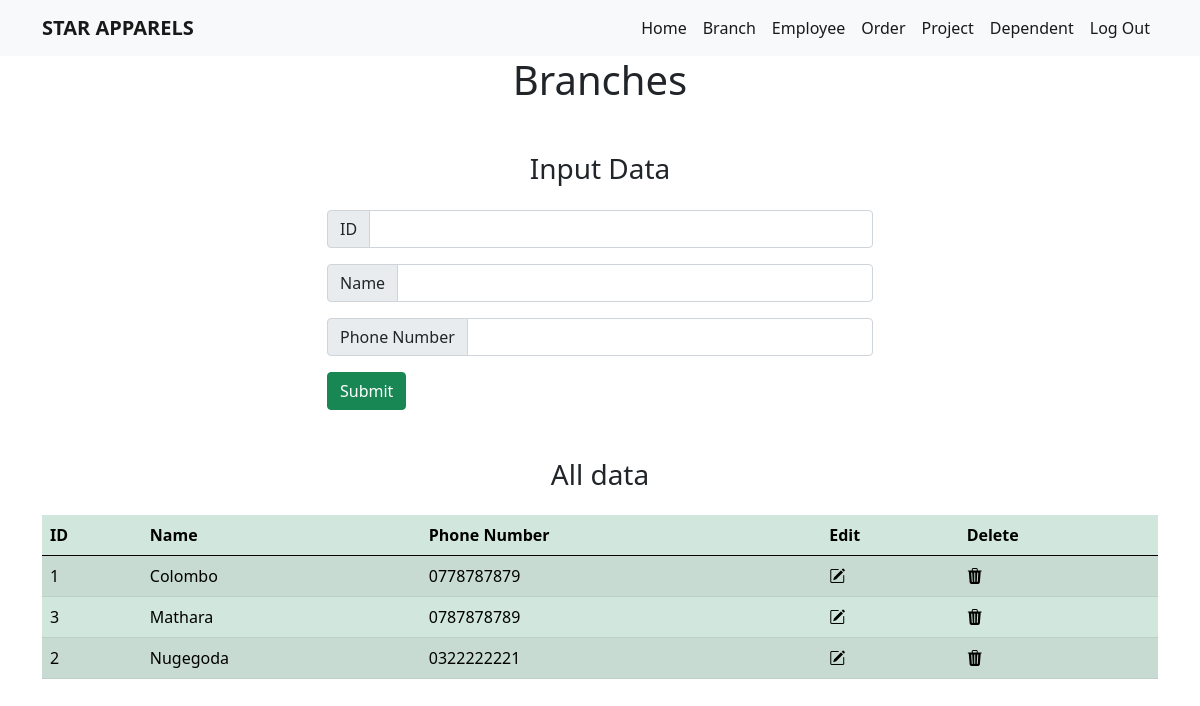
Screenshot of /branch.php (signed in) with the database file from the repository.
### tables this page shows
CREATE TABLE `branch` (
  `BranchName` varchar(255) NOT NULL,
  `BranchID` int(11) DEFAULT NULL,
  `PhoneNumber` varchar(20) DEFAULT NULL
);

### branch.php (the view, shortened to what this page needs)
<?php
include 'header.php';
?>
<!DOCTYPE html>
<html lang="en">
<head>
</head>
<body>
  <?php
  include 'nav.php';
  ?>
  <h1 class="text-center text-capitalize mb-5">Branches</h1>
  <div class="container">
    <h3 class="text-center mb-4">Input Data</h3>
    <div class="row">
      <div class="col col-12 col-md-6 m-auto">
        <form action="branch-submit.php" method="post">
          <div class="input-group mb-3">
            <span class="input-group-text" id="basic-addon1">ID</span>
            <input name="branchID" type="number" class="form-control" aria-describedby="basic-addon1" required>
          </div>
          <div class="input-group mb-3">
            <span class="input-group-text" id="basic-addon1">Name</span>
            <input name="branchName" type="text" class="form-control" aria-describedby="basic-addon1" required>
          </div>
          <div class="input-group mb-3">
            <span class="input-group-text" id="basic-addon1">Phone Number</span>
            <input name="phoneNumber" type="number" class="form-control" aria-describedby="basic-addon1" required>
          </div>
          <button type="submit" class="btn btn-success">Submit</button>
        </form>
      </div>
    </div>
  </div>
  <div class="container mt-5">
    <h3 class="text-center mb-4">All data</h3>
    <table class="table table-success table-striped table-hover">
      <thead>
        <tr>
          <th scope="col">ID</th>
          <th scope="col">Name</th>
          <th scope="col">Phone Number</th>
          <th scope="col">Edit</th>
          <th scope="col">Delete</th>
        </tr>
      </thead>
      <tbody>
        <?php
        include 'db.php';
        $sql = "SELECT * FROM Branch";
        $result = $conn->query($sql);
        if ($result->num_rows > 0) {
          while ($row = $result->fetch_assoc()) {
            echo "<tr>";
            echo "<td>" . $row["BranchID"] . "</td>";
            echo "<td>" . $row["BranchName"] . "</td>";
            echo "<td>" . $row["PhoneNumber"] . "</td>";
            echo '<td><a href="branch-edit-form.php?branchID='.$row["BranchID"] .'&branchName='.$row["BranchName"].'&phoneNumber='.$row["PhoneNumber"].'"><i class="bi bi-pencil-square"></i></a></td>';
            echo '<td><a href="branch-delete.php?branchID='.$row["BranchID"] .'&branchName='.$row["BranchName"].'"><i class="bi bi-trash3-fill"></i></a></td>';
            echo "</tr>";
          }
        } else {
          echo "No branches found.";
        }
        ?>
      </tbody>
    </table>
  </div>
</body>
</html>

### nav.php (style rules this page uses)
a { color: unset; }

### rows the page displays
branch: BranchID "1", BranchName "Colombo", PhoneNumber "0778787879"
branch: BranchID "3", BranchName "Mathara", PhoneNumber "0787878789"
branch: BranchID "2", BranchName "Nugegoda", PhoneNumber "0322222221"
